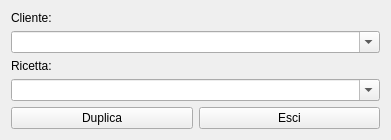
<?xml version="1.0" encoding="UTF-8"?>
<ui version="4.0">
 <class>HDuplicate</class>
 <widget class="QWidget" name="HDuplicate">
  <property name="windowModality">
   <enum>Qt::ApplicationModal</enum>
  </property>
  <property name="geometry">
   <rect>
    <x>0</x>
    <y>0</y>
    <width>391</width>
    <height>137</height>
   </rect>
  </property>
  <property name="windowTitle">
   <string>Duplica scheda</string>
  </property>
  <property name="windowIcon">
   <iconset resource="icons.qrc">
    <normaloff>:/Resources/Plus.PNG</normaloff>:/Resources/Plus.PNG</iconset>
  </property>
  <layout class="QVBoxLayout" name="verticalLayout_2">
   <item>
    <layout class="QVBoxLayout" name="verticalLayout">
     <item>
      <widget class="QLabel" name="label">
       <property name="text">
        <string>Cliente:</string>
       </property>
      </widget>
     </item>
     <item>
      <widget class="QComboBox" name="cbClienti">
       <property name="editable">
        <bool>true</bool>
       </property>
       <property name="insertPolicy">
        <enum>QComboBox::NoInsert</enum>
       </property>
      </widget>
     </item>
     <item>
      <widget class="QLabel" name="label_2">
       <property name="text">
        <string>Ricetta:</string>
       </property>
      </widget>
     </item>
     <item>
      <widget class="QComboBox" name="cbRicette">
       <property name="editable">
        <bool>true</bool>
       </property>
       <property name="insertPolicy">
        <enum>QComboBox::NoInsert</enum>
       </property>
      </widget>
     </item>
     <item>
      <layout class="QHBoxLayout" name="horizontalLayout">
       <item>
        <widget class="QPushButton" name="pushButton">
         <property name="text">
          <string>Duplica</string>
         </property>
        </widget>
       </item>
       <item>
        <widget class="QPushButton" name="pushButton_2">
         <property name="text">
          <string>Esci</string>
         </property>
        </widget>
       </item>
      </layout>
     </item>
    </layout>
   </item>
  </layout>
 </widget>
 <resources>
  <include location="icons.qrc"/>
 </resources>
 <connections/>
</ui>
